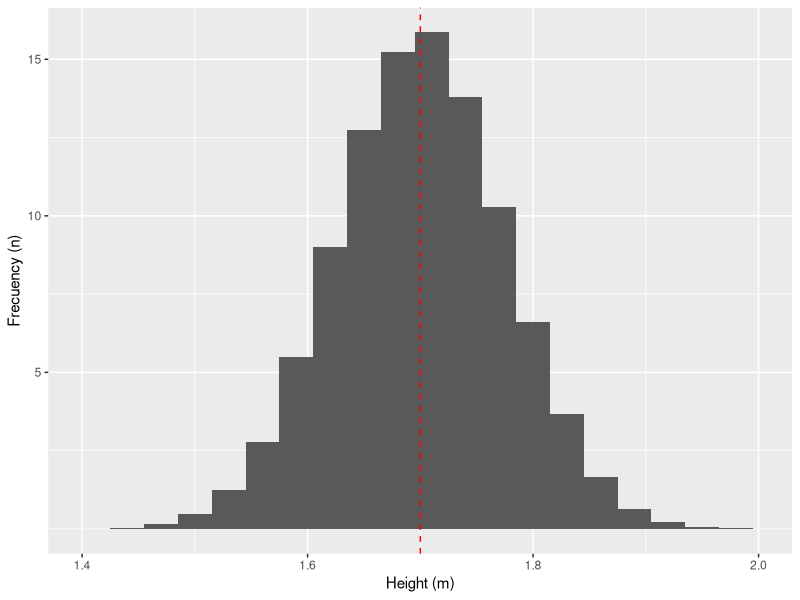

This chart was generated by the following R code: (Note: this script raises an error after producing the figure.)
# Load packages
library(tidyverse)
library(car) 
# Normal distribution
df <- data.frame(
  x <- rnorm(100000,mean=1.7,sd=.075)
)
ggplot(df,aes(x=x))+
  geom_histogram(binwidth = .03) +
  scale_x_continuous(name = 'Height (m)',
                     limits = c(1.4, 2)) +
  scale_y_continuous(name = 'Frecuency (n)',
                     breaks = c(5000, 10000, 15000),
                     labels = c('5', '10', '15')) +
  geom_vline(xintercept = 1.7,
             color = 'red',
             linetype = 2) +
  ggsave('normal.pdf', width = 4, height = 3, units = 'in', device = 'pdf')
# Make 2 groups
df <- data.frame(
  ctrl = rnorm(15, mean = 3.5, sd = .9),
  mel = rnorm(15, mean = 4, sd = .9),
  Group = c('treatment')
) %>%
  gather(Group, Proliferation, 1:2)
df$Group <- factor(
  df$Group,
  levels=c('ctrl','mel'),
  labels=c('Control','Melatonin'))
str(df)
  ## Plot
ggplot(df,aes(x = Group, y = Proliferation))+
  geom_violin(trim = F) +
  geom_jitter(height = 0, width = .05, size = .6) +
  scale_x_discrete(name='Group') +
  scale_y_continuous(name='Proliferation marker') +
  theme_light() +
  ggsave('twogroups.pdf', width = 3, height = 3, units = 'in', device = 'pdf')
  ## shapiro test
shapiro.test(df$Proliferation)
  ## Q-Q plot
ggplot(df, aes(sample = Proliferation)) +
  stat_qq() + stat_qq_line(color = 'red') +
  scale_y_continuous(name = 'Proliferation marker') +
  scale_x_continuous(name = 'Teorico') +
  theme_light() +
  ggsave('qqplot.pdf', width = 3, height = 3, units = 'in', device = 'pdf')
## T-test
t.test(df$Proliferation~df$Group, var.eq = T)
# Make 3 groups data
df <- data.frame(
  ctrl = rnorm(15, mean = 3.5, sd = .9),
  mela = rnorm(15, mean = 3.5, sd = .9),
  melb = rnorm(15, mean = 4, sd = .9),
  melc = rnorm(15, mean = 4.5, sd = .9),
  Group = c('treatment')
) %>%
  gather(Group, Proliferation, 1:4)
df$Group <- factor(
  df$Group,
  levels=c('ctrl','mela','melb','melc'),
  labels=c('Control','Mel 0.1nM','Mel 1nM','Mel 10nM'))
str(df)
## Plot
ggplot(df,aes(x = Group, y = Proliferation))+
  geom_violin(trim = F) +
  geom_jitter(height = 0, width = .05, size = .6) +
  scale_x_discrete(name='Group') +
  scale_y_continuous(name='Proliferation marker') +
  theme_light() +
  ggsave('3groups.pdf', width = 5, height = 3, units = 'in', device = 'pdf')
    ## Shapiro test
shapiro.test(df$Proliferation)
    ## Levene test
leveneTest(df$Proliferation~df$Group, center = mean)
    ## Anova
fit1 <- aov(df$Proliferation~df$Group)
summary(fit1)
TukeyHSD(fit1)
# Make 2 groups data and 2 times
before <- data.frame(
  ctrl = rnorm(30, mean = 5.35, sd = .9),
  mel = rnorm(30, mean = 5.35, sd = .9),
  Group = c('treatment'),
  Time = c('before')
) %>%
  gather(Group, HbA1c, 1:2)
after <- data.frame(
  ctrl = rnorm(30, mean = 3.97, sd = .92),
  mel = rnorm(30, mean = 2.89, sd = .81),
  Group = c('treatment'),
  Time = c('after')
) %>%
  gather(Group, HbA1c, 1:2)

df <- bind_rows(before, after)
df$Group <- factor(
  df$Group,
  levels=c('ctrl','mel'),
  labels=c('Metformin','Melatonin')
)
df$Time <- factor(
  df$Time,
  levels=c('before','after'),
  labels=c('Before','After')
)
str(df)
# Plot
ggplot(df,aes(x = Group, y = HbA1c))+
  geom_violin(trim = F) +
  geom_jitter(height = 0, width = .05, size = .6) +
  scale_x_discrete(name='Group') +
  scale_y_continuous(name='Glycated hemoglobin (HbA1c)') +
  facet_wrap(~ Time) +
  theme_light() +
ggsave('two-way-groups.pdf', width = 5, height = 3, units = 'in', device = 'pdf')
## Shapiro test
shapiro.test(df$HbA1c)
## Levene test
leveneTest(df$HbA1c~df$Group, center = mean)
## Anova
fit2 <- aov(HbA1c ~ Group * Time, data = df)
summary(fit2)
TukeyHSD(fit2)